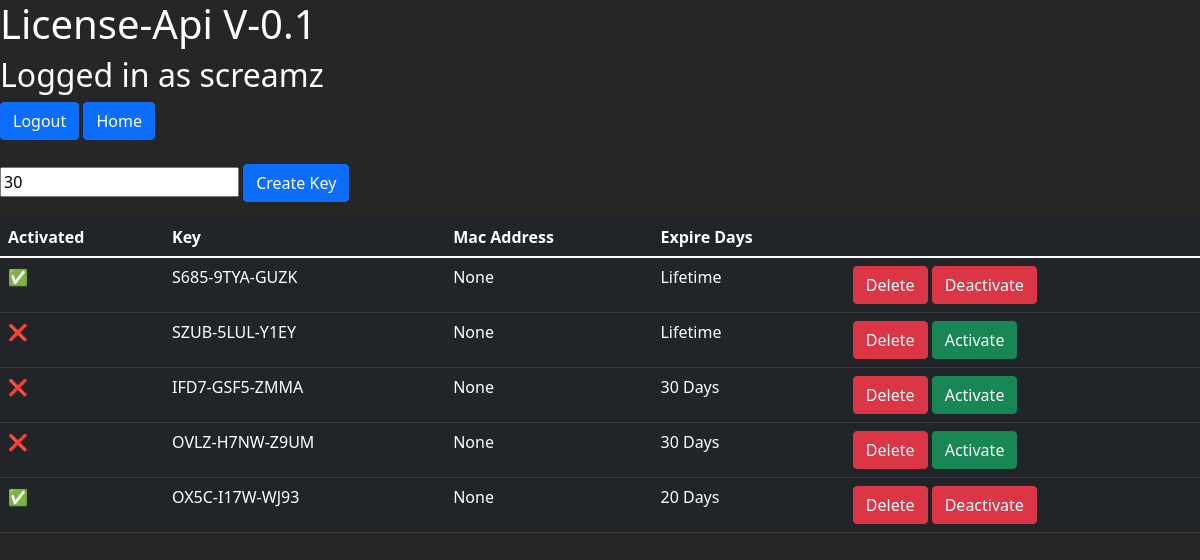
The page /keys (signed in) on the database as committed earlier.
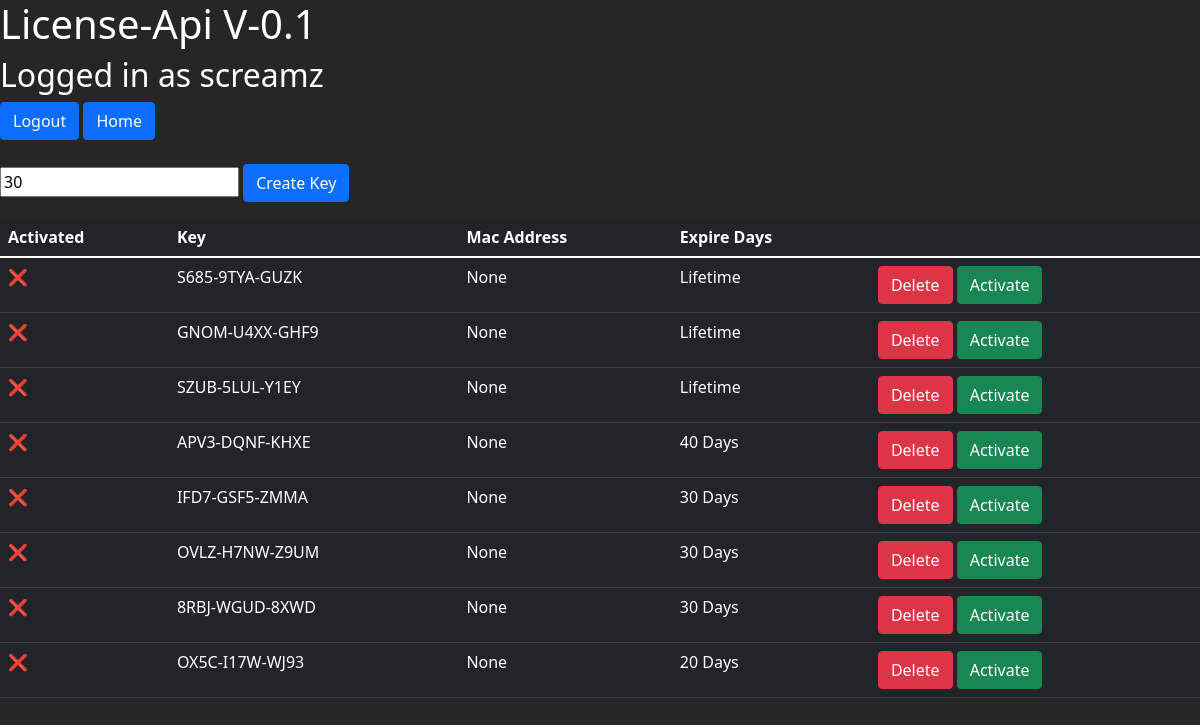
The same page on the database as committed later.
### tables this page shows
CREATE TABLE Keys(Username VARCHAR(50), Key VARCHAR(150), Activated INT, Address VARCHAR(100), Expiry INT);

### routes.py (the view)
@Routes.route("/keys")
def keys():
    if "username" in session:
        conn = connect("db.sqlite3")
        curr = conn.cursor()
        keys = []
        curr.execute(f"SELECT * FROM Keys WHERE username='{session['username']}' ORDER BY Expiry DESC")
        for key in curr.fetchall():
            key = list(key)
            key.pop(0)
            print(key[3])
            if key[1] == 0:
                key[1] = False
            else:
                key[1] = True
            if key[3] > 1000:
                key[3] = "Lifetime"
            else:
                key[3] = str(key[3]) + " Days"
            keys += {'name': key[0], 'active': key[1],  'address': key[2], 'days': key[3]},
        return render_template("keys.html", logged_in="1", username=session['username'], keys=keys)
    else:
        flash("You need to be logged in.", "danger")
        return redirect("/login")

### templates/keys.html (shortened to what this page needs)
<html lang="en">
<head>
    <link href="https://cdn.jsdelivr.net/npm/bootstrap@5.1.3/dist/css/bootstrap.min.css" rel="stylesheet"
>
    <link rel="stylesheet" href="static/style/style.css">
</head>
<body class="white">
    <h1>License-Api V-0.1</h1>
    {% if logged_in == "0" %}
    <h2>Not logged in</h2>
    <a href="/signup"><button class="btn btn-success">Signup</button></a>
    <a href="/login"><button class="btn btn-primary">Login</button></a>
    {% else %}
    <h2>Logged in as {{username}}</h2>
    <a href="/logout"><button class="btn btn-primary">Logout</button></a>
    <a href="/"><button type="button" class="btn btn-primary">Home</button></a>
    <br><br>
    <form action="/api/create-key" method="GET">
            <input type="number" value=30 name="expiry">
            <input class="btn btn-primary" type="submit"  value="Create Key">
    </form>
    <table class="table table-hover table-dark">
        <thead>
            <tr>
                <th scope="col">Activated</th>
                <th scope="col">Key</th>
                <th scope="col">Mac Address</th>
                <th scope="col">Expire Days</th>
                <th scope="col"></th>
            </tr>
        </thead>
        <tbody>
            {% for key in keys %}
            <tr>
                {% if key.active == true %}
                <td>✅</td>
                {% else %}
                <td>❌</td>
                {% endif %}
                <td>{{ key.name }}</td>
                {% if key.address == '' %}
                <td>None</td>
                {% else %}
                <td>key.address</td>
                {% endif %}
                <td>{{ key.days }}</td>
                <td>
                    <a href="/api/delete-key?key={{key.name}}"><button
                            class="btn btn-outline btn-danger">Delete</button></a>
                {% if key.active == true %}
                <a href="/api/deactivate-key?key={{key.name}}"><button
                    class="btn btn-outline btn-danger">Deactivate</button></a>
                {% else %}
                <a href="/api/activate-key?key={{key.name}}"><button
                    class="btn btn-outline btn-success">Activate</button></a>
                {% endif %}
                </td>
            </tr>
            {% endfor %}
        </tbody>
    </table>
    {% endif %}
</body>
</html>

### static/style/style.css (style rules this page uses)
body { background-color: rgb(39, 38, 38); }
.white { color: white; }

Rows that differ between the two databases and show on the page:
changed Keys "S685-9TYA-GUZK": text "✅ Deactivate" → "❌ Activate"
added Keys: name "GNOM-U4XX-GHF9", Address "None", days "Lifetime"
added Keys: name "APV3-DQNF-KHXE", Address "None", days "40 Days"
added Keys: name "8RBJ-WGUD-8XWD", Address "None", days "30 Days"
changed Keys "OX5C-I17W-WJ93": text "✅ Deactivate" → "❌ Activate"
